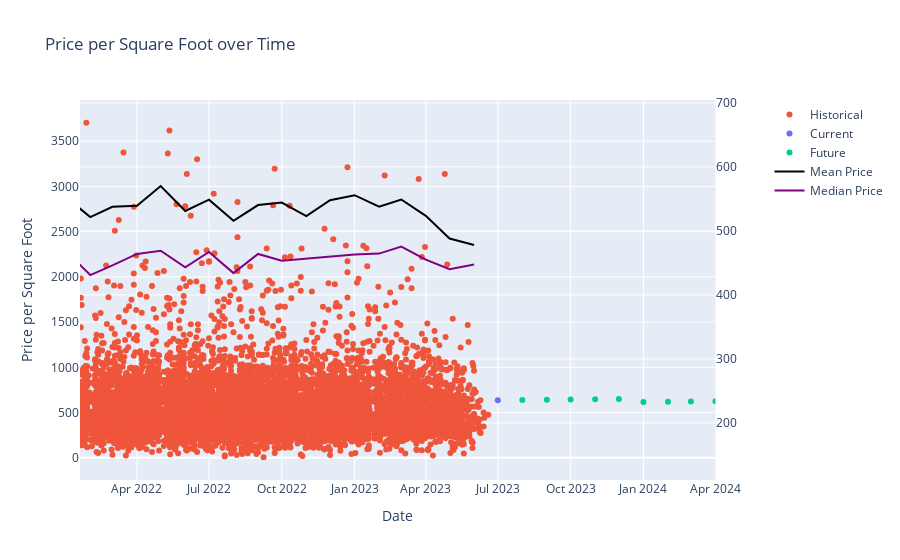

Notebook source saved alongside this figure:
### Code cell
fig = make_subplots(specs=[[{"secondary_y": True}]])

color_map = {'Historical': '#EF553B', 'Current': '#636EFA', 'Future': '#00CC96'}
# Create a scatter plot with Plotly

for type in combined_df['type'].unique():
    subset_df = combined_df[combined_df['type'] == type]
    fig.add_trace(go.Scatter(x=subset_df['date'], y=subset_df['price_psf'],
                             mode='markers', marker=dict(color=color_map[type]),
                             name=f'{type}'))
# Line plot for mean price
fig.add_trace(
    go.Scatter(x=mean_monthly_price_psf.index, y=mean_monthly_price_psf.values,
        mode='lines', line=dict(color='black'), name='Mean Price'), 
    secondary_y=True
)

# Line plot for median price
fig.add_trace(
    go.Scatter(x=median_monthly_price_psf.index, y=median_monthly_price_psf.values,
        mode='lines', line=dict(color='purple'), name='Median Price'),
    secondary_y=True
)

# Set labels and title
fig.update_layout(title='Price per Square Foot over Time',
                  xaxis_title='Date',
                  yaxis_title='Price per Square Foot')

# Set x-axis limits based on the first and last date in combined_df
first_date = combined_df['date'].min()
last_date = combined_df['date'].max()
fig.update_xaxes(range=[first_date, last_date])

# Show the plot
fig.show()

### Figure 1 — Plotly figure (JSON) as saved in the notebook; plotly's stock layout.template omitted (floating-point values rounded to 4 significant figures; data arrays with more than 128 entries replaced by an {"elided": "..."} marker saying what was removed)
{"data": [{"marker": {"color": "#EF553B"}, "mode": "markers", "name": "Historical", "type": "scatter", "x": {"elided": "9990 str values"}, "y": {"elided": "9990 int values"}}, {"marker": {"color": "#636EFA"}, "mode": "markers", "name": "Current", "type": "scatter", "x": ["2023-07-01T00:00:00"], "y": [635.0]}, {"marker": {"color": "#00CC96"}, "mode": "markers", "name": "Future", "type": "scatter", "x": ["2023-08-01T00:00:00", "2023-09-01T00:00:00", "2023-10-01T00:00:00", "2023-11-01T00:00:00", "2023-12-01T00:00:00", "2024-01-01T00:00:00", "2024-02-01T00:00:00", "2024-03-01T00:00:00", "2024-04-01T00:00:00"], "y": [637.9, 640.8, 643.8, 646.7, 649.7, 617.5, 620.4, 623.4, 626.3]}, {"line": {"color": "black"}, "mode": "lines", "name": "Mean Price", "type": "scatter", "x": {"elided": "282 str values"}, "xaxis": "x", "y": {"elided": "282 float values"}, "yaxis": "y2"}, {"line": {"color": "purple"}, "mode": "lines", "name": "Median Price", "type": "scatter", "x": {"elided": "282 str values"}, "xaxis": "x", "y": {"elided": "282 float values"}, "yaxis": "y2"}], "layout": {"title": {"text": "Price per Square Foot over Time"}, "xaxis": {"anchor": "y", "domain": [0, 0.94], "range": ["2022-01-19T00:00:00", "2024-04-01T00:00:00"], "title": {"text": "Date"}}, "yaxis": {"anchor": "x", "domain": [0, 1], "title": {"text": "Price per Square Foot"}}, "yaxis2": {"anchor": "x", "overlaying": "y", "side": "right"}}}
